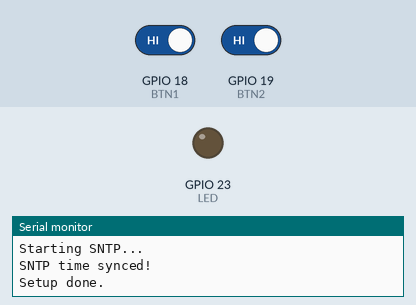
Simulated run of this sketch. Board: ESP32. On the bench: output pins drawn as LEDs (lit = HIGH), the last lines printed to the serial monitor. The test bench sets the inputs (shaded band); at power-on: GPIO 18 (BTN1) HIGH, GPIO 19 (BTN2) HIGH. WiFi joins after 1.5 s; servers stay silent unless stated; the local clock reads 2024-03-15 10:24:30 at power-on unless the sketch sets it.

Above: at 3.4 s.
3.5 s: GPIO 18 (BTN1) driven LOW and GPIO 19 (BTN2) driven LOW
At 4.7 s:
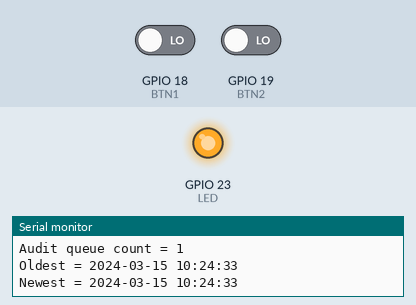
5.0 s: GPIO 18 (BTN1) driven HIGH
At 5.3 s:
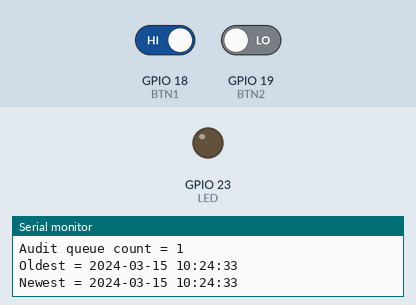
6.5 s: GPIO 18 (BTN1) driven LOW
At 7.0 s:
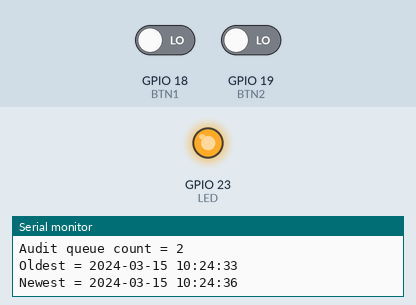
Timing chart, 0 to 9.5 s (numbered marks = the images above; inputs shaded):
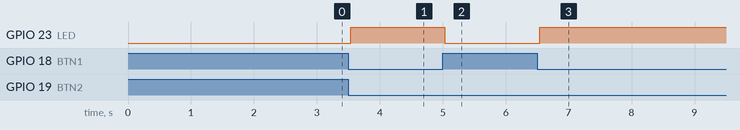

Measured:
- after the input at 3.5 s, GPIO 23 (LED): LOW → HIGH at once
- after the input at 5.0 s, GPIO 23 (LED): HIGH → LOW at once
- after the input at 6.5 s, GPIO 23 (LED): LOW → HIGH at once

The sketch:

week2-3.ino.ino
```cpp
#include <WiFi.h>
#include <time.h>
#include "esp_sntp.h"

/* ====== Pas dit aan ====== */
const char* WIFI_SSID = "Ziggo3799622";
const char* WIFI_PASS = "Fatima2003";

/* ====== Hardware pins ====== */
const int BTN1 = 18;   // knop 1 naar GND
const int BTN2 = 19;   // knop 2 naar GND
const int LED  = 23;   // LED + weerstand naar GND

/* ====== NTP ====== */
const char* ntpServer = "nl.pool.ntp.org";

/* ====== Debounce ====== */
const unsigned long DEBOUNCE_MS = 20;
int stable1 = HIGH, stable2 = HIGH;
int lastRead1 = HIGH, lastRead2 = HIGH;
unsigned long lastChange1 = 0, lastChange2 = 0;

int readDebounced(int pin, int &stable, int &lastRead, unsigned long &lastChange) {
  int r = digitalRead(pin);
  if (r != lastRead) {
    lastRead = r;
    lastChange = millis();
  }
  if (millis() - lastChange > DEBOUNCE_MS) {
    stable = lastRead;
  }
  return stable;
}

/* ====== Queue (audit) van 200 timestamps ====== */
static const int QSIZE = 200;
static const int TS_BUF_SIZE = 32; // "YYYY-MM-DD HH:MM:SS" past

char audit[QSIZE][TS_BUF_SIZE];
int q_head = 0;   // index van oudste
int q_count = 0;  // hoeveel items zitten erin

void queuePush(const char* ts) {
  int idx = (q_head + q_count) % QSIZE;

  // als vol: overschrijf oudste -> head opschuiven
  if (q_count == QSIZE) {
    q_head = (q_head + 1) % QSIZE;
    idx = (q_head + q_count - 1) % QSIZE; // plek van “nieuwste”
  } else {
    q_count++;
  }

  strncpy(audit[idx], ts, TS_BUF_SIZE - 1);
  audit[idx][TS_BUF_SIZE - 1] = '\0';
}

void printQueueInfo() {
  Serial.print("Audit queue count = ");
  Serial.println(q_count);
  if (q_count > 0) {
    Serial.print("Oldest = ");
    Serial.println(audit[q_head]);
    int newest = (q_head + q_count - 1) % QSIZE;
    Serial.print("Newest = ");
    Serial.println(audit[newest]);
  }
}

/* ====== WiFi + SNTP ====== */
bool connectToWifi() {
  Serial.print("Connecting to WiFi: ");
  Serial.println(WIFI_SSID);

  WiFi.mode(WIFI_STA);
  WiFi.begin(WIFI_SSID, WIFI_PASS);

  unsigned long start = millis();
  while (WiFi.status() != WL_CONNECTED) {
    delay(300);
    Serial.print(".");
    if (millis() - start > 20000) {
      Serial.println("\nWiFi FAILED (timeout)");
      return false;
    }
  }

  Serial.println("\nWiFi connected!");
  Serial.print("IP: ");
  Serial.println(WiFi.localIP());
  return true;
}

void SNTP_connect() {
  const time_t old_past = 1577836800; // 2020-01-01
  Serial.println("Starting SNTP...");

  sntp_setoperatingmode(SNTP_OPMODE_POLL);
  sntp_setservername(0, (char*)ntpServer);
  sntp_init();

  // Tijdzone NL
  setenv("TZ", "CET-1CEST-2,M3.5.0/02:00:00,M10.5.0/03:00:00", 1);
  tzset();

  unsigned long start = millis();
  while (true) {
    delay(500);
    time_t now;
    time(&now);

    if (now >= old_past) {
      Serial.println("SNTP time synced!");
      return;
    }

    Serial.print(".");
    if (millis() - start > 20000) {
      Serial.println("\nSNTP FAILED (timeout)");
      return;
    }
  }
}

bool getTimestamp(char* out, int outSize) {
  struct tm timeinfo;
  if (!getLocalTime(&timeinfo)) return false;
  strftime(out, outSize, "%Y-%m-%d %H:%M:%S", &timeinfo);
  return true;
}

/* ====== Pers logica ====== */
bool pressActivePrev = false;

void setup() {
  Serial.begin(115200);
  delay(200);
  Serial.println("week2-3 started");

  pinMode(LED, OUTPUT);
  pinMode(BTN1, INPUT_PULLUP);
  pinMode(BTN2, INPUT_PULLUP);

  if (!connectToWifi()) {
    Serial.println("Stop: WiFi not connected.");
    while (true) delay(1000);
  }
  SNTP_connect();
  Serial.println("Setup done.");
}

void loop() {
  int b1 = readDebounced(BTN1, stable1, lastRead1, lastChange1);
  int b2 = readDebounced(BTN2, stable2, lastRead2, lastChange2);

  bool pressed1 = (b1 == LOW);
  bool pressed2 = (b2 == LOW);
  bool pressActive = (pressed1 && pressed2);

  // LED aan/uit
  digitalWrite(LED, pressActive ? HIGH : LOW);

  // Alleen loggen bij overgang UIT->AAN (rising edge)
  if (pressActive && !pressActivePrev) {
    char ts[TS_BUF_SIZE];
    if (getTimestamp(ts, sizeof(ts))) {
      queuePush(ts);
      Serial.print("PRESS ACTIVATED at: ");
      Serial.println(ts);
    } else {
      Serial.println("PRESS ACTIVATED but time not available");
    }
    printQueueInfo();
  }

  pressActivePrev = pressActive;
  delay(10);
}
```
